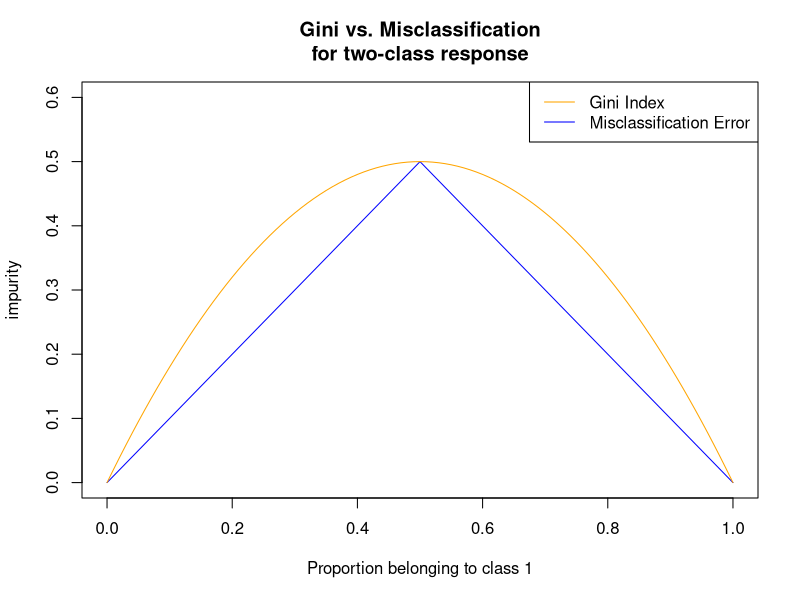
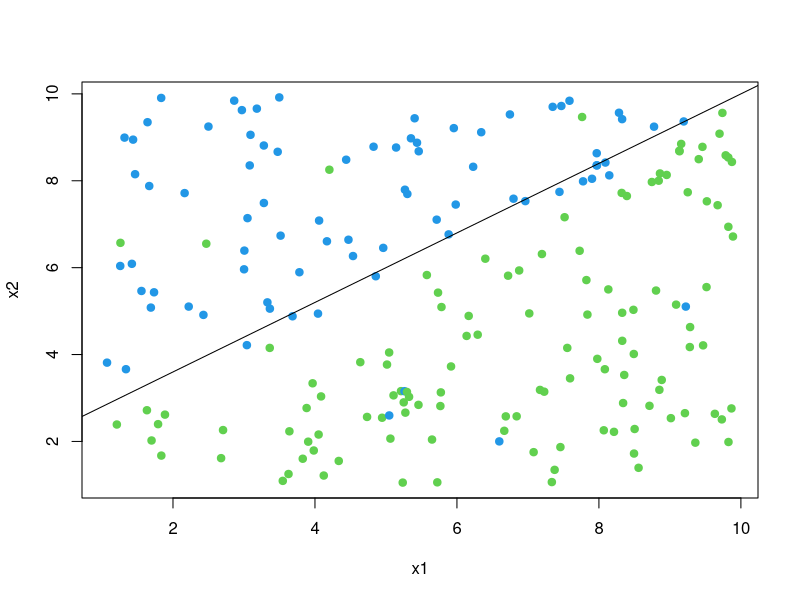
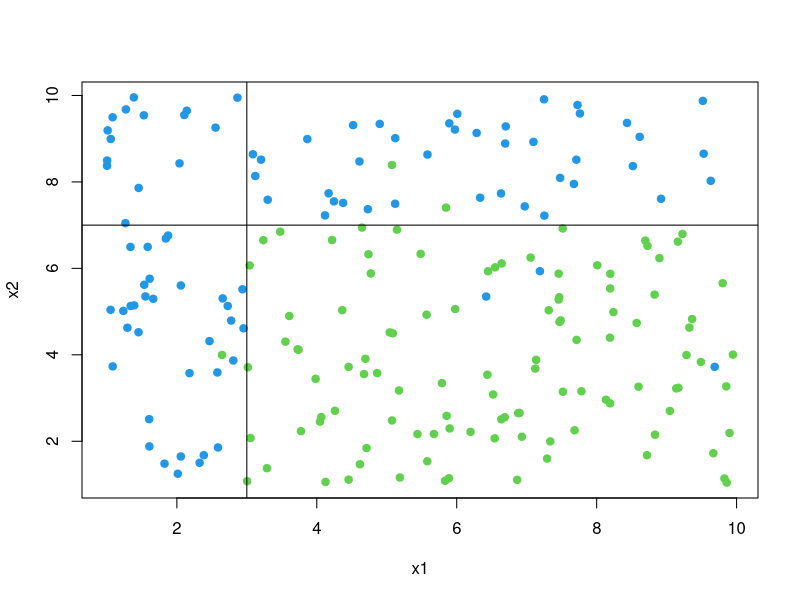

Source code (R) for these figures, in order:
## ---- chunk 1
pm1 <- seq(0,1,0.01)
pm2 <- 1 - pm1
class <- 1 - pmax(pm1,pm2)
gini <- pm1*(1-pm1) + pm2*(1-pm2)
plot(pm1, class, type="l", xlab="Proportion belonging to class 1", ylab="impurity", 
     ylim=c(0,0.6), main=("Gini vs. Misclassification\nfor two-class response"), col="blue")
lines(pm1, gini, type="l", col="orange")
legend("topright", legend = c("Gini Index", "Misclassification Error"), 
       col = c("orange","blue"),lty = 1)
## ---- chunk 2
x1 <- runif(200,1,10)
x2 <- runif(200,1,10)
df <- data.frame(x1,x2)
df <- df[order(df$x1),]
# boundary
df$b <- 2 + 0.8*seq(1,10,length=200)
fg <- function(x) if(x) rbinom(1,1,0.95) else rbinom(1,1,0.05)
df$g <- sapply(df$x2 > df$b,fg)
plot(x2 ~ x1, data=df, col=(g+3),pch=19)
abline(a=2,b=0.8)
## ---- chunk 3
# true decision boundary is non-linear
x1 <- runif(200,1,10)
x2 <- runif(200,1,10)
df <- data.frame(x1,x2)
# boundary
fg <- function(x) if(x) rbinom(1,1,0.95) else rbinom(1,1,0.05)
df$g <- sapply(df$x1 < 3 | df$x2 > 7,fg)
plot(x2 ~ x1, data=df, col=(g+3),pch=19)
abline(v=3,h=7)
